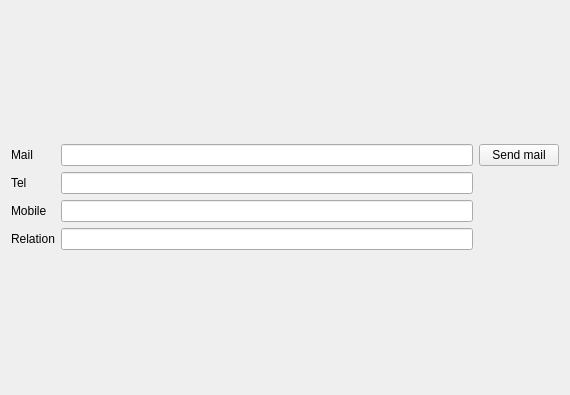
<?xml version="1.0" encoding="UTF-8"?>
<ui version="4.0">
 <class>BaseWidgets::Internal::BaseFormWidget</class>
 <widget class="QWidget" name="BaseWidgets::Internal::BaseFormWidget">
  <property name="geometry">
   <rect>
    <x>0</x>
    <y>0</y>
    <width>570</width>
    <height>395</height>
   </rect>
  </property>
  <property name="windowTitle">
   <string/>
  </property>
  <layout class="QGridLayout" name="gridLayout_2">
   <item row="0" column="0">
    <layout class="QHBoxLayout" name="trustedLayout"/>
   </item>
   <item row="1" column="0">
    <layout class="QGridLayout" name="gridLayout">
     <item row="1" column="0">
      <widget class="QLabel" name="telLabel">
       <property name="text">
        <string>Tel</string>
       </property>
      </widget>
     </item>
     <item row="0" column="1">
      <widget class="QLineEdit" name="mail"/>
     </item>
     <item row="0" column="0">
      <widget class="QLabel" name="mailLabel">
       <property name="text">
        <string>Mail</string>
       </property>
      </widget>
     </item>
     <item row="2" column="1">
      <widget class="QLineEdit" name="mobile"/>
     </item>
     <item row="2" column="0">
      <widget class="QLabel" name="mobileLabel">
       <property name="text">
        <string>Mobile</string>
       </property>
      </widget>
     </item>
     <item row="0" column="2">
      <widget class="QPushButton" name="trustedSendMail">
       <property name="text">
        <string>Send mail</string>
       </property>
      </widget>
     </item>
     <item row="1" column="1">
      <widget class="QLineEdit" name="tel"/>
     </item>
     <item row="3" column="0">
      <widget class="QLabel" name="relationLbl">
       <property name="text">
        <string>Relation</string>
       </property>
      </widget>
     </item>
     <item row="3" column="1">
      <widget class="QLineEdit" name="relation"/>
     </item>
    </layout>
   </item>
  </layout>
 </widget>
 <resources/>
 <connections/>
</ui>
